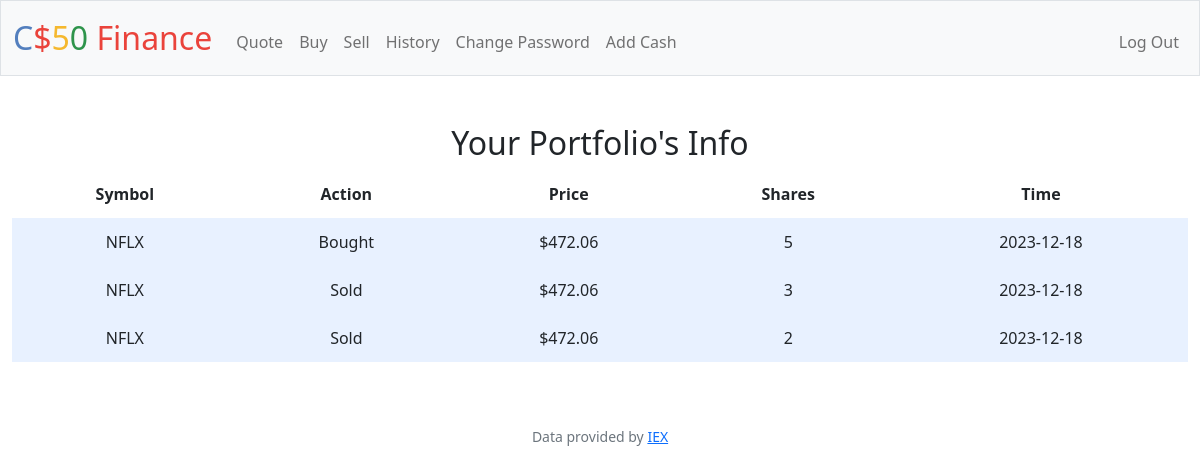
/history (signed in), run on the app's committed database.
### tables this page shows
CREATE TABLE history (person_id, stock_name, type, type_price, shares, time, FOREIGN KEY(person_id) REFERENCES users(id));

### app.py (the view)
@app.route("/history")
@login_required
def history():
    user_history_query = db.execute('SELECT * FROM history WHERE person_id = ?', session['user_id'])
    return render_template('history.html', user_history_query=user_history_query)

### app.py (called while the page is built)
@app.after_request
def after_request(response):
    response.headers["Cache-Control"] = "no-cache, no-store, must-revalidate"
    response.headers["Expires"] = 0
    response.headers["Pragma"] = "no-cache"
    return response

### helpers.py (called while the page is built)
def login_required(f):
    @wraps(f)
    def decorated_function(*args, **kwargs):
        if session.get("user_id") is None:
            return redirect("/login")
        return f(*args, **kwargs)
    return decorated_function

def usd(value):
    return f"${value:,.2f}"

### templates/history.html (shortened to what this page needs)
{% extends "layout.html" %}
{% block main %}
    <div class="section">
        <h2>Your Portfolio's Info</h2>
        <table>
            <thead>
                <tr>
                    <th>Symbol</th>
                    <th>Action</th>
                    <th>Price</th>
                    <th>Shares</th>
                    <th>Time</th>
                </tr>
            </thead>
            <tbody>
                {% for user_history in user_history_query %}
                    <tr>
                        <td>{{ user_history['stock_name'] }}</td>
                        <td>
                            {{ user_history['type'] }}
                        </td>
                        <td>
                            {{ user_history['type_price'] | usd }}
                        </td>
                        <td>
                            {{ user_history['shares'] }}
                        </td>
                        <td>
                            {{ user_history['time'] }}
                        </td>
                    </tr>
                {% endfor %}
            </tbody>
        </table>
    </div>
{% endblock %}

### templates/layout.html (shortened to what this page needs)
<!DOCTYPE html>
<html lang="en">
    <head>
        <link href="https://cdn.jsdelivr.net/npm/bootstrap@5.1.3/dist/css/bootstrap.min.css" rel="stylesheet">
        <link href="/static/styles.css" rel="stylesheet">
    </head>
    <body>
        <nav class="bg-light border navbar navbar-expand-md navbar-light">
            <div class="container-fluid">
                <a class="navbar-brand" href="/"><span class="blue">C</span><span class="red">$</span><span class="yellow">5</span><span class="green">0</span> <span class="red">Finance</span></a>
                <div class="collapse navbar-collapse" id="navbar">
                    {% if session["user_id"] %}
                        <ul class="navbar-nav me-auto mt-2">
                            <li class="nav-item"><a class="nav-link" href="/quote">Quote</a></li>
                            <li class="nav-item"><a class="nav-link" href="/buy">Buy</a></li>
                            <li class="nav-item"><a class="nav-link" href="/sell">Sell</a></li>
                            <li class="nav-item"><a class="nav-link" href="/history">History</a></li>
                            <li class="nav-item"><a class="nav-link" href="/password">Change Password</a></li>
                            <li class="nav-item"><a class="nav-link" href="/cash">Add Cash</a></li>
                        </ul>
                        <ul class="navbar-nav ms-auto mt-2">
                            <li class="nav-item"><a class="nav-link" href="/logout">Log Out</a></li>
                        </ul>
                    {% else %}
                        <ul class="navbar-nav ms-auto mt-2">
                            <li class="nav-item"><a class="nav-link" href="/register">Register</a></li>
                            <li class="nav-item"><a class="nav-link" href="/login">Log In</a></li>
                        </ul>
                    {% endif %}
                </div>
            </div>
        </nav>
        <main class="container-fluid py-5 text-center">
            {% block main %}{% endblock %}
        </main>
        <footer class="mb-5 small text-center text-muted">
            Data provided by <a href="https://iexcloud.io/">IEX</a>
        </footer>
    </body>
</html>

### static/styles.css (style rules this page uses)
nav .navbar-brand { font-size: xx-large; }
nav .navbar-brand .blue { color: #537fbe; }
nav .navbar-brand .red { color: #ea433b; }
nav .navbar-brand .yellow { color: #f5b82e; }
nav .navbar-brand .green { color: #2e944b; }
.section h2 { text-align: center; }
.section table { margin-bottom: 1rem; width: 100%; }
.section table th, td { padding: 0.75rem; text-align: center; }
.section td { background-color: rgb(179, 208, 255, 0.3) }

### data on the page
history: stock_name "NFLX", type "Bought", type_price "$472.06", shares "5", time "2023-12-18"
history: stock_name "NFLX", type "Sold", type_price "$472.06", shares "3", time "2023-12-18"
history: stock_name "NFLX", type "Sold", type_price "$472.06", shares "2", time "2023-12-18"
